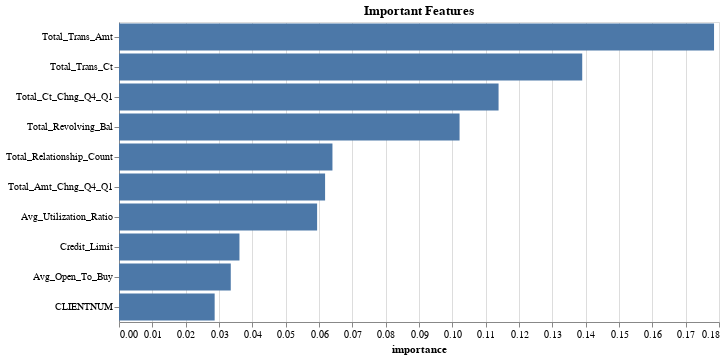

Source (notebook cell):
### Code cell
alt.Chart(imp_feat_df.nlargest(10).sort_values().reset_index().rename(columns={0: 'importance'}),
          title="Important Features").mark_bar().encode(
    x=alt.X('importance'),
    y=alt.Y('index', axis=alt.Axis(labelAngle=-0, title=None), sort='-x'),
).properties(
    width=600,
    height=300
)

### Figure 1 — Vega-Lite specification as saved in the notebook (floating-point values rounded to 4 significant figures)
{"config": {"view": {"continuousWidth": 400, "continuousHeight": 300}}, "data": {"name": "data-09851eb291447dedcbc5d04c7225dc36"}, "mark": "bar", "encoding": {"x": {"field": "importance", "type": "quantitative"}, "y": {"axis": {"labelAngle": 0, "title": null}, "field": "index", "sort": "-x", "type": "nominal"}}, "height": 300, "title": "Important Features", "width": 600, "$schema": "https://vega.github.io/schema/vega-lite/v4.17.0.json", "datasets": {"data-09851eb291447dedcbc5d04c7225dc36": [{"index": "CLIENTNUM", "importance": 0.0287}, {"index": "Avg_Open_To_Buy", "importance": 0.03353}, {"index": "Credit_Limit", "importance": 0.03614}, {"index": "Avg_Utilization_Ratio", "importance": 0.05943}, {"index": "Total_Amt_Chng_Q4_Q1", "importance": 0.06183}, {"index": "Total_Relationship_Count", "importance": 0.06404}, {"index": "Total_Revolving_Bal", "importance": 0.1022}, {"index": "Total_Ct_Chng_Q4_Q1", "importance": 0.1139}, {"index": "Total_Trans_Ct", "importance": 0.139}, {"index": "Total_Trans_Amt", "importance": 0.1785}]}}
